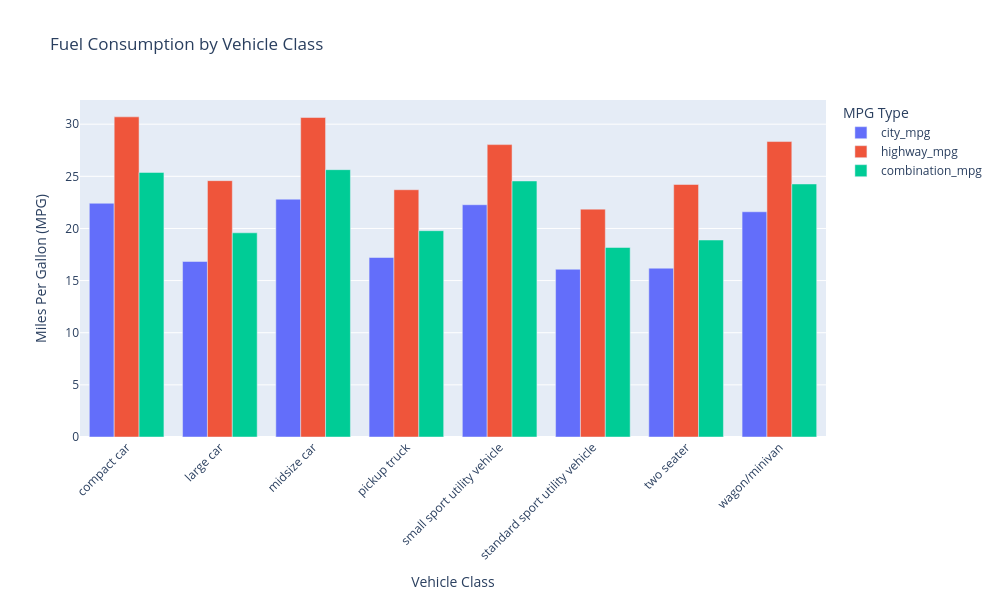

The cell this chart's notebook holds for it:
### Markdown cell above
To gain a broader perspective, a bar graph of all vehicle classes will be plotted, even though the dataset is imbalanced. While this imbalance may introduce some bias, the goal is to observe general trends across different vehicle categories and explore how fuel efficiency varies on a larger scale.

### Code cell
# Group by vehicle class and calculate mean MPG values
class_df = df.groupby('class')[['combination_mpg', 'city_mpg', 'highway_mpg']].mean().reset_index()


# Melt the DataFrame to long format for Plotly
df_long = class_df.melt(id_vars=['class'], value_vars=['city_mpg', 'highway_mpg', 'combination_mpg'],
                         var_name='MPG_Type', value_name='MPG')

# Create an interactive bar plot
fig = px.bar(df_long, x='class', y='MPG', color='MPG_Type', 
             title='Fuel Consumption by Vehicle Class',
             labels={'MPG': 'Miles Per Gallon (MPG)', 'class': 'Vehicle Class'},
             barmode='group')

# Customize layout
fig.update_layout(height=600, width=1000, xaxis_tickangle=-45, legend_title_text='MPG Type')

# Show the interactive plot
fig.show()

### Figure 1 — Plotly figure (JSON) as saved in the notebook; plotly's stock layout.template omitted (floating-point values rounded to 4 significant figures)
{"data": [{"alignmentgroup": "True", "hovertemplate": "MPG_Type=city_mpg<br>Vehicle Class=%{x}<br>Miles Per Gallon (MPG)=%{y}<extra></extra>", "legendgroup": "city_mpg", "marker": {"color": "#636efa", "pattern": {"shape": ""}}, "name": "city_mpg", "offsetgroup": "city_mpg", "orientation": "v", "showlegend": true, "textposition": "auto", "type": "bar", "x": ["compact car", "large car", "midsize car", "pickup truck", "small sport utility vehicle", "standard sport utility vehicle", "two seater", "wagon/minivan"], "xaxis": "x", "y": [22.42, 16.83, 22.81, 17.21, 22.28, 16.09, 16.19, 21.6], "yaxis": "y"}, {"alignmentgroup": "True", "hovertemplate": "MPG_Type=highway_mpg<br>Vehicle Class=%{x}<br>Miles Per Gallon (MPG)=%{y}<extra></extra>", "legendgroup": "highway_mpg", "marker": {"color": "#EF553B", "pattern": {"shape": ""}}, "name": "highway_mpg", "offsetgroup": "highway_mpg", "orientation": "v", "showlegend": true, "textposition": "auto", "type": "bar", "x": ["compact car", "large car", "midsize car", "pickup truck", "small sport utility vehicle", "standard sport utility vehicle", "two seater", "wagon/minivan"], "xaxis": "x", "y": [30.7, 24.58, 30.64, 23.71, 28.04, 21.85, 24.22, 28.33], "yaxis": "y"}, {"alignmentgroup": "True", "hovertemplate": "MPG_Type=combination_mpg<br>Vehicle Class=%{x}<br>Miles Per Gallon (MPG)=%{y}<extra></extra>", "legendgroup": "combination_mpg", "marker": {"color": "#00cc96", "pattern": {"shape": ""}}, "name": "combination_mpg", "offsetgroup": "combination_mpg", "orientation": "v", "showlegend": true, "textposition": "auto", "type": "bar", "x": ["compact car", "large car", "midsize car", "pickup truck", "small sport utility vehicle", "standard sport utility vehicle", "two seater", "wagon/minivan"], "xaxis": "x", "y": [25.37, 19.58, 25.64, 19.79, 24.55, 18.18, 18.89, 24.27], "yaxis": "y"}], "layout": {"barmode": "group", "height": 600, "legend": {"title": {"text": "MPG Type"}, "tracegroupgap": 0}, "title": {"text": "Fuel Consumption by Vehicle Class"}, "width": 1000, "xaxis": {"anchor": "y", "domain": [0, 1], "tickangle": -45, "title": {"text": "Vehicle Class"}}, "yaxis": {"anchor": "x", "domain": [0, 1], "title": {"text": "Miles Per Gallon (MPG)"}}}}
